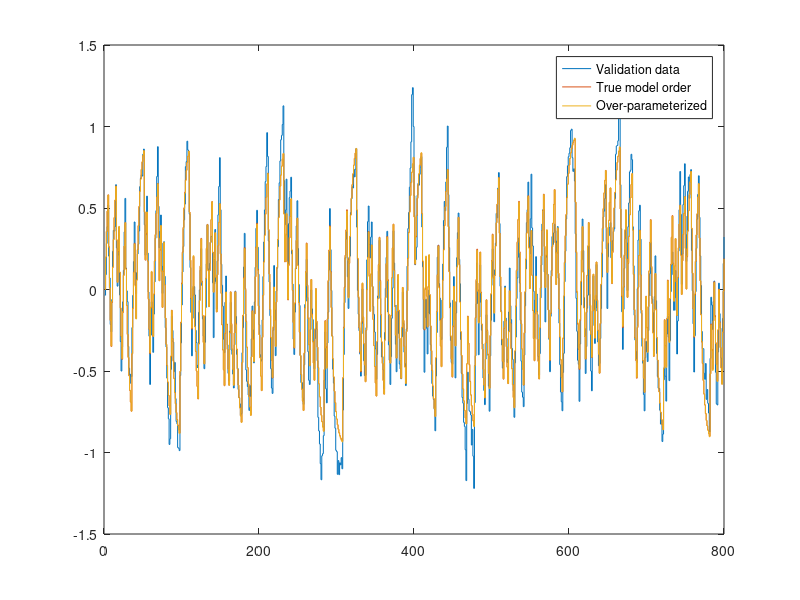
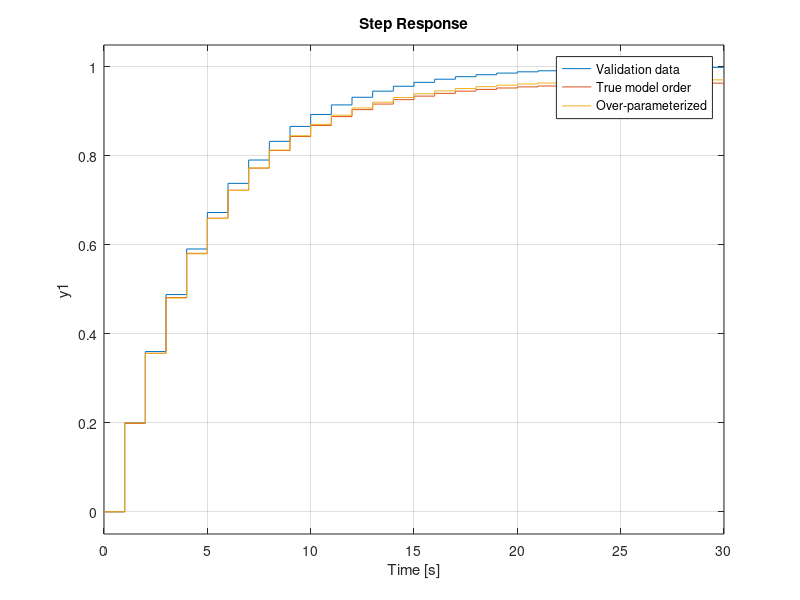
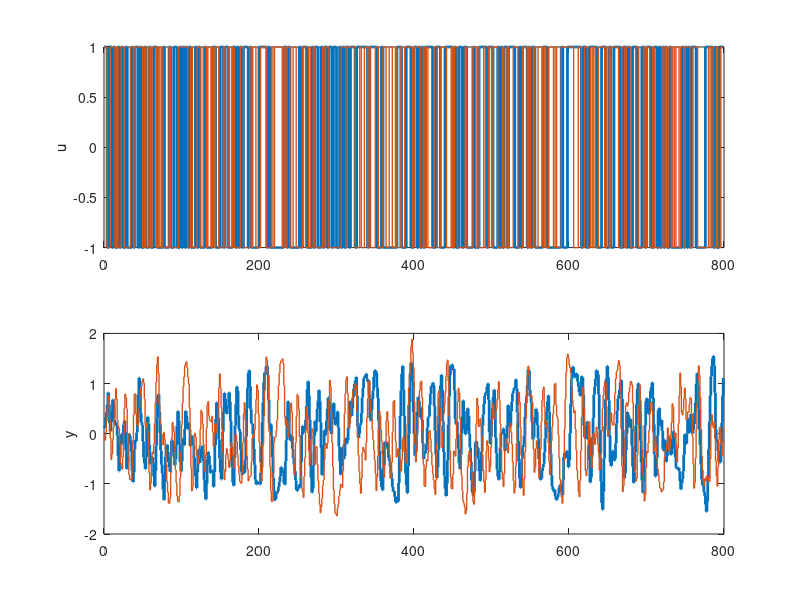

Write the MATLAB code that produced these figures, in order.
% MR2007
% Generating data sets for the students to work on to identitfy the model

% Kjartan Halvorsen
% 2017-04-21

h = 1;
noisestd = 0.1;
sigma = 0.08;

%% Model 1, first order, one pole no zeros
p1 = 0.8;
H1 = tf([1-p1], [1, -p1], h);
[num, den] = tfdata(H1);
H1e = tf([1, 0], den{1}, h)


% Generate identification data
N = 400;
t = (0:(2*N-1))'*h;

uu = 2*( -0.5 + randi([0,1], 1, N) );
u = cat(1, uu, uu);
u1 = u(:);
e1 = sigma*randn(size(u1));

y1 = lsim(H1, u1) + lsim(H1e, e1);

% Generate validation sequence
uu = 2*( -0.5 + randi([0,1], 1, N) );
uv = cat(1, uu, uu);
u1_val = uv(:);
ev1 = sigma*randn(size(u1_val));

y1_val = lsim(H1, u1_val) + lsim(H1e, ev1);


%% Model 2, first order, one pole, one zero one delay
p2 = 0.9;
z2 = -0.6;
H2 = tf((1-p2)/(1-z2)*[1, -z2], [1, -p2, 0], h)
[num, den] = tfdata(H2);
H2e = tf([1, 0, 0], den{1}, h)

u2 = u1;
u2_val = u1_val;
y2 = lsim(H2, u2) + lsim(H2e, e1);
y2_val = lsim(H2, u2_val) + lsim(H2e, ev1);


figure(2)
clf
subplot(211)
stairs(t, u2, 'linewidth', 2)
hold on
stairs(t, u2_val, 'linewidth', 1)
ylabel('u')
subplot(212)
ylabel('y')
stairs(t, y2_val, 'linewidth', 1)
hold on
plot(t, y2, 'o')


%% Model 3, second order, two poles, no zero, no delay
p31 = 0.7 + 0.3*1j;
p32 = 0.7 - 0.3*1j;
den = conv([1, -p31], [1, -p32]);
k3 = sum(den);
H3 = zpk([],[p31, p32], k3, h);

[num, den] = tfdata(H3);
H3e = tf([1, 0, 0], den{1}, h)

u3 = u1;
u3_val = u1_val;
y3 = lsim(H3, u3) + lsim(H3e, e1);
y3_val = lsim(H3, u3_val) + lsim(H3e, ev1);

figure(3)
clf
subplot(211)
stairs(t, u3, 'linewidth', 2)
hold on
stairs(t, u3_val, 'linewidth', 1)
ylabel('u')
subplot(212)
stairs(t, y3, 'linewidth', 2)
ylabel('y')
hold on
stairs(t, y3_val, 'linewidth', 1)

save('sysid_exercise_data.mat', ...
    'u1', 'y1', 'u1_val', 'y1_val',...
    'u2', 'y2', 'u2_val', 'y2_val',...
    'u3', 'y3', 'u3_val', 'y3_val')

 
%% Estimation with least squares "by hand"

% Model 1 - one pole, no zero, no delay
Phi_1 = [-y1(1:end-1), u1(1:end-1)];
par_1 = Phi_1 \ y1(2:end);

disp('Estimation of first-order model with one pole, no zero')
disp(sprintf('Estimated pole: %f    True pole: %f', [-par_1(1), p1]))
disp(sprintf('Estimated gain: %f    True gain: %f', [par_1(2), 1-p1]))

% Model 2 - one pole, one zero, one delay

Phi_2 = [-y2(2:end-1), u2(2:end-1), u2(1:end-2)];
par_2 = Phi_2 \ y2(3:end);

disp('Estimation of first-order model with one pole, one zero and one delay')
disp(sprintf('Estimated pole: %f    True pole: %f', [par_2(1), p2]))
disp(sprintf('Estimated zero: %f    True zero: %f', [-par_2(3)/par_2(2), z2]))

% Model 3 - Second order, two poles, no zeros, no delays

Phi_3 = [-y3(2:end-1), -y3(1:end-2), u3(1:end-2)];
par_3 = Phi_3 \ y3(3:end);
a = [1, par_3(1:2)'];
p3hat = roots(a);

disp('Estimation of second-order model with two poles, no zero, no delay')
disp(sprintf('Estimated poles: %f + %f i and %f + %f i    True poles: %f + %f i and %f + %f i', ...
    [real(p3hat(1)), imag(p3hat(1)), real(p3hat(2)), imag(p3hat(2)), ...
    real(p31), imag(p31), real(p32), imag(p32)]))
disp(sprintf('Estimated gain: %f    True gain: %f', [par_3(3), k3]))


% Try over-parameterized model for system 1

Phi_12 = [-y1(2:end-1), -y1(1:end-2), u1(2:end-1), u1(1:end-2)];
par_12 = Phi_12 \ y1(3:end);
a = [1, par_12(1:2)'];
b = par_12(3:4)';
[num, den] = tfdata(H1);

disp('Estimation of over-parameterized second-order model with two poles, one zero, no delay')
disp(sprintf('Estimated A(q): [%f,  %f,  %f]      True A(q): [1, %f]', ...
    a, -p1))
disp(sprintf('Estimated B(q): [%f, %f]    True B(q): %f', b, 1-p1))


%% Simulate and plot 
H1hat = tf(par_1(2), [1, par_1(1)], 1);
H1hat2 = tf(b, a, 1);
y1_val_hat = lsim(H1hat, u1_val);
y1_val_hat2 = lsim(H1hat2, u1_val);
figure(1)
clf
stairs(y1_val)
hold on
stairs(y1_val_hat)
stairs(y1_val_hat2)
legend('Validation data', 'True model order', 'Over-parameterized')

figure(2)
clf
step(H1, H1hat, H1hat2)
legend('Validation data', 'True model order', 'Over-parameterized')



